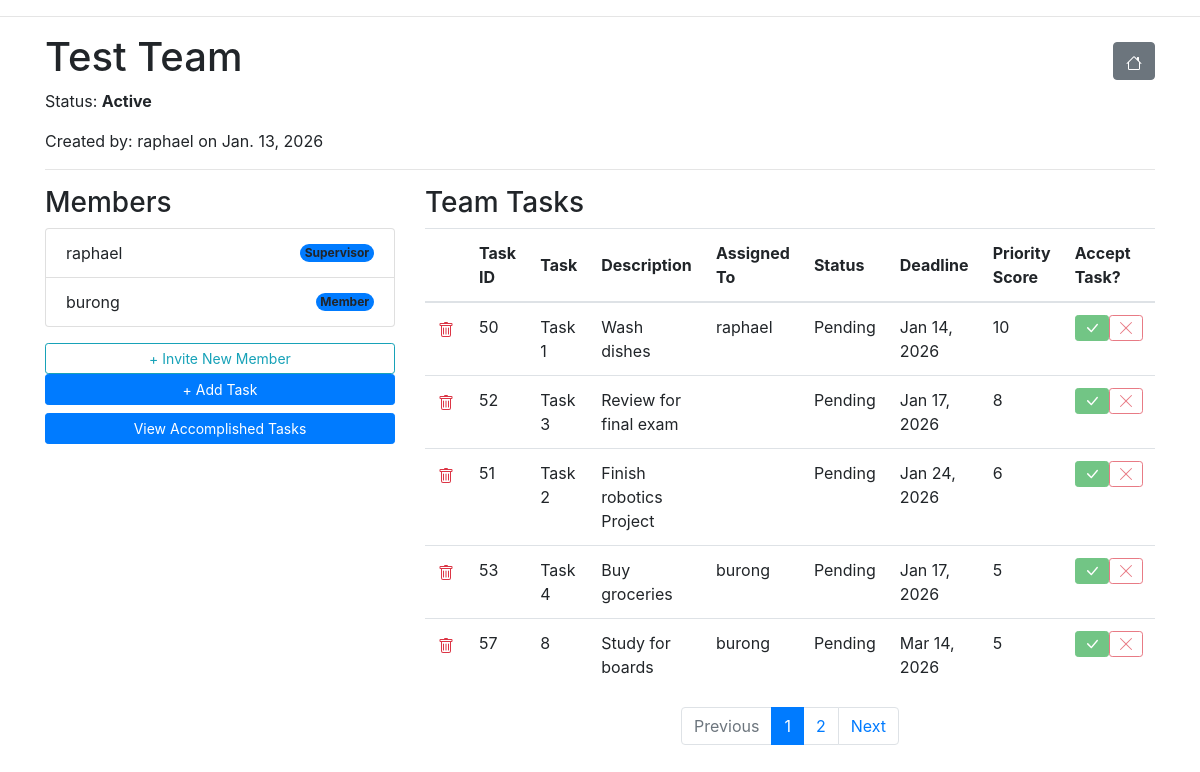
/main/team/13/ (signed in), run on the app's committed database.
### main/models.py (models this page shows, shortened)
class Team(models.Model):
    ACTIVE = 'active'
    DELETED = 'deleted'
    CHOICES_STATUS = (
        (ACTIVE, 'Active'),
        (DELETED, 'Deleted')
    )
    title = models.CharField(max_length=255)
    members = models.ManyToManyField(User, related_name='teams', through='TeamMembership')
    created_by = models.ForeignKey(User, related_name='created_teams', on_delete=models.CASCADE)
    created_at = models.DateTimeField(auto_now_add=True)
    status = models.CharField(max_length=10, choices=CHOICES_STATUS, default=ACTIVE)
    invite_code = models.CharField(max_length=36, unique=True, blank=True, null=True)
    class Meta:
        ordering = ['title']

class TeamMembership(models.Model):
    ROLE_CHOICES = (
        ('supervisor', 'Supervisor'),
        ('member', 'Member')
    ) # role choices for each user
    user = models.ForeignKey(User, on_delete=models.CASCADE)
    team = models.ForeignKey(Team, on_delete=models.CASCADE)
    role = models.CharField(max_length=20, choices = ROLE_CHOICES)
    class Meta:
        unique_together = ('user', 'team') # so users can only have one role inside a team

class Task(models.Model):
    STATUS_CHOICES = (
        ('pending', 'Pending'),
        ('submitted', 'Submitted'),
        ('revision', 'Revision'),
        ('accomplished', 'Accomplishsed')
    ) # available status for each task
    DIFFICULTY_CHOICES = (
        (1,'1 - Very Easy'),
        (2,'2 - Easy'),
        (3,'3 - Medium'),
        (4,'4 - Hard'),
        (5,'5 - Very Hard')
    )
    team = models.ForeignKey(Team, on_delete=models.CASCADE, related_name='tasks')
    created_by = models.ForeignKey(User, on_delete=models.SET_NULL, null=True)
    task_id = models.AutoField(primary_key=True)
    title = models.CharField(max_length=200)
    description = models.TextField(max_length=120)
    assigned_to = models.ForeignKey(User, on_delete=models.SET_NULL,null=True,blank=True,related_name='assigned_tasks')
    deadline = models.DateTimeField()
    difficulty = models.IntegerField(choices=DIFFICULTY_CHOICES, default=1)
    updated_at = models.DateTimeField(auto_now=True)
    status = models.CharField(max_length=20, choices=STATUS_CHOICES, default='pending')
    @property
    def priority_score(self):
        now = timezone.now()
        time_diff = self.deadline - now
        days_remaining = time_diff.days
        if days_remaining <= 0:
            return 10
        raw_score = self.difficulty + (10/max(days_remaining, 1))
        return min(max(round(raw_score), 1), 10)

### main/views.py (the view)
# urls.py: path("team/<int:team_id>/", views.team_detail, name='team-detail'),
@never_cache
@login_required
def team_detail(request, team_id):
    team = get_object_or_404(Team, id=team_id)
    user_membership = TeamMembership.objects.filter(user=request.user, team=team).first()
    if not user_membership:
        return redirect('main:profile') # Redirect if they try to snoop on other teams
    if request.method == "POST":
        form = CreateTask(request.POST)
        if form.is_valid():
            task = form.save(commit=False)
            task.team = team
            task.save()
            messages.success(request, "Task added successfully!")
            return redirect('main:team-detail', team_id=team.id)
    else:
        form = CreateTask()
    if hasattr(team, 'members'):
        form.fields['assigned_to'].queryset = team.members.all()
    pending_tasks = team.tasks.filter(status__in=['pending', 'submitted', 'revision'])
    task_heap = TaskMaxHeap(pending_tasks)
    sorted_tasks = task_heap.get_sorted_tasks()
    paginator = Paginator(sorted_tasks, 5) # Show 5 tasks per page
    page_number = request.GET.get('page')
    tasks_page = paginator.get_page(page_number)
    team_accomplished = team.tasks.filter(status='accomplished').order_by('updated_at')
    task_stack = Stack(team_accomplished)
    display_stack = task_stack.get_task_stack()
    acc_paginator = Paginator(display_stack, 5)
    acc_page_number = request.GET.get('acc_page')
    acc_tasks_page = acc_paginator.get_page(acc_page_number)
    all_memberships = TeamMembership.objects.filter(team=team).select_related('user')
    context = {
        'team': team,
        'my_role': user_membership.role,
        'memberships': all_memberships,
        'tasks': tasks_page,
        'form': form,
        'acc_stack': acc_tasks_page,
        'acc_tasks': acc_tasks_page,
    }
    return render(request, 'main/team_detail.html', context)

### main/utils.py (called while the page is built)
    def _swap(self, i, j):
        self.heap[i], self.heap[j] = self.heap[j], self.heap[i]
        self.position_map[self.heap[i].task_id] = i
        self.position_map[self.heap[j].task_id] = j

    def insert(self, task):
        self.heap.append(task)
        idx = len(self.heap) - 1
        self.position_map[task.task_id] = idx
        self._sift_up(idx)

    def _sift_up(self, idx):
        while idx > 0:
            parent = (idx - 1) // 2
            if self.heap[idx].priority_score > self.heap[parent].priority_score:
                self._swap(idx, parent)
                idx = parent
            else:
                break

    def _sift_down(self, idx):
        length = len(self.heap)
        while True:
            largest = idx
            left = 2 * idx + 1
            right = 2 * idx + 2
            if left < length and self.heap[left].priority_score > self.heap[largest].priority_score:
                largest = left
            if right < length and self.heap[right].priority_score > self.heap[largest].priority_score:
                largest = right
            if largest != idx:
                self._swap(idx, largest)
                idx = largest
            else:
                break

    def pop_max(self):
        if not self.heap: return None
        return self.remove_by_id(self.heap[0].task_id)

    def remove_by_id(self, task_id):
        if task_id not in self.position_map:
            return None
        idx = self.position_map[task_id]
        last_idx = len(self.heap) - 1
        if idx == last_idx:
            removed = self.heap.pop()
            del self.position_map[task_id]
        else:
            self._swap(idx, last_idx)
            removed = self.heap.pop()
            del self.position_map[task_id]
            self._sift_down(idx)
            self._sift_up(idx)
        return removed

    def get_sorted_tasks(self):
        temp_heap = TaskMaxHeap(self.heap)
        sorted_list = []
        while temp_heap.heap:
            sorted_list.append(temp_heap.pop_max())
        return sorted_list

    def get_task_stack(self):
        return self.stack[::-1]

### main/templates/main/team_detail.html (shortened to what this page needs)
{% extends 'base/base.html' %}
{% block content %}
<hr>
<div class="container">
    <div class='d-flex justify-content-between align-items-center'>
        <h1>{{ team.title }}</h1>
            <a href='{% url 'main:team' %}' class='btn btn-secondary'>
            </a>
            </div>
    <p>Status: <strong>{{ team.get_status_display }}</strong></p>
    <p>Created by: {{ team.created_by.username }} on {{ team.created_at|date }}</p>
    <hr>
    <div class="row">
        <div class="col-md-4">
            <h3>Members</h3>
            <ul class="list-group">
                {% for mem in memberships %}
                    <li class="list-group-item d-flex justify-content-between align-items-center">
                        {{ mem.user.username }}
                        <span class="badge bg-primary rounded-pill">{{ mem.role|title }}</span>
                    </li>
                {% endfor %}
            </ul>
            <div class = 'd-flex flex-column'>
                {% if my_role == 'supervisor' %}
                    <a href="#"
                    class="btn btn-sm btn-outline-info mt-3"
                    id="generate-invite-btn"
                    data-team-id="{{ team.id }}">
                    + Invite New Member
                    </a>
                {% endif %}
                <button type="button" class="btn btn-sm btn-primary mb-2" data-toggle="modal" data-target="#addTaskModal">
                    + Add Task
                </button>
                <button type="button" class="btn btn-sm btn-primary mb-2" data-toggle="modal" data-target="#viewAccomplishedTasksModal">
                    View Accomplished Tasks
                </button>
            </div>
        </div>
        <div class="col-md-8">
            <h3>Team Tasks</h3>
            <table class="table">
                <thead>
                    <tr>
                        {% if my_role == 'supervisor' %}
                            <th></th>
                        {% endif %}
                        <th class='align-middle'>Task ID</th>
                        <th class='align-middle'>Task</th>
                        <th class='align-middle'>Description</th>
                        <th class='align-middle'>Assigned To</th>
                        <th class='align-middle'>Status</th>
                        <th class='align-middle'>Deadline</th>
                        <th class='align-middle'>Priority Score</th>
                        {% if my_role == 'supervisor' %}
                            <th class='align-middle'>Accept Task?</th>
                        {% endif %}
                    </tr>
                </thead>
                <tbody>
                    {% for task in tasks %}
                        <tr>
                            {% if my_role == 'supervisor' %}
                                <td>
                                    <form action="{% url 'main:delete-task' task.task_id %}" method="POST" onsubmit="return confirm('Are you sure you want to delete this task?');">
                                        <button type="submit" class="btn btn-link text-danger p-0" title="Delete Task">
                                        </button>
                                    </form>
                                </td>
                            {% endif %}
                            <td>{{ task.task_id }}</td>
                            <td>{{ task.title }}</td>
                            <td style="max-width: 250px; word-wrap: break-word; white-space: normal;">{{ task.description }}</td>
                            <td>{{ task.assigned_to.username }}</td>
                            <td>{{ task.get_status_display }}</td>
                            <td>{{ task.deadline|date:"M d, Y" }}</td>
                            <td>{{ task.priority_score }}</td>
                            {% if my_role == 'supervisor' %}
                                <td>
                                    <div class="d-flex gap-1">
                                        <form action="{% url 'main:complete-task' task.task_id %}" method="POST" style="display:inline;">
                                            <button type="submit"
                                                    class="btn btn-sm btn-success"
                                                    {% if task.status == 'pending' or task.status == 'revision' %}disabled{% endif %}
                                                    style="line-height: 1;"
                                                    title="Mark as Accomplished">
                                            </button>
                                        </form>
                                        <button type="button"
                                                class="btn btn-sm btn-outline-danger"
                                                {% if task.status == 'pending' or task.status == 'revision' %}disabled{% endif %}
                                                style="line-height: 1;"
                                                data-toggle="modal"
                                                data-target="#reviseTaskModal"
                                                data-taskid="{{ task.task_id }}"
                                                data-description="{{ task.description }}"
                                                data-deadline="{{ task.deadline|date:'Y-m-d\TH:i' }}">
                                            <svg xmlns="http://www.w3.org/2000/svg" width="16" height="16" fill="currentColor" class="bi bi-x-lg" viewBox="0 0 16 16">
                                                <path d="M2.146 2.854a.5.5 0 1 1 .708-.708L8 7.293l5.146-5.147a.5.5 0 0 1 .708.708L8.707 8l5.147 5.146a.5.5 0 0 1-.708.708L8 8.707l-5.146 5.147a.5.5 0 0 1-.708-.708L7.293 8 2.146 2.854Z"/>
                                            </svg>
                                        </button>
                                    </div>
                                </td>
                            {% endif %}
                        </tr>
                    {% empty %}
                        <tr><td colspan="4">No tasks yet.</td></tr>
                    {% endfor %}
                </tbody>
            </table>
            {% if tasks.has_other_pages %}
                <nav aria-label="Page navigation">
                    <ul class="pagination justify-content-center">
                        {% if tasks.has_previous %}
                            <li class="page-item">
                                <a class="page-link" href="?page={{ tasks.previous_page_number }}">Previous</a>
                            </li>
                        {% else %}
                            <li class="page-item disabled"><span class="page-link">Previous</span></li>
                        {% endif %}
                        {% for i in tasks.paginator.page_range %}
                            {% if tasks.number == i %}
                                <li class="page-item active"><span class="page-link">{{ i }}</span></li>
                            {% else %}
                                <li class="page-item"><a class="page-link" href="?page={{ i }}">{{ i }}</a></li>
                            {% endif %}
                        {% endfor %}
                        {% if tasks.has_next %}
                            <li class="page-item">
                                <a class="page-link" href="?page={{ tasks.next_page_number }}">Next</a>
                            </li>
                        {% else %}
                            <li class="page-item disabled"><span class="page-link">Next</span></li>
                        {% endif %}
                    </ul>
                </nav>
            {% endif %}
        </div>
    </div>
</div>
{% endblock %}

### data on the page
Team: title "Test Team", status "Active", created_by.username "raphael", created_at "Jan. 13, 2026"
TeamMembership: user.username "raphael", role "Supervisor"
TeamMembership: user.username "burong", role "Member"
Task: task_id "50", title "Task 1", description "Wash dishes", assigned_to.username "raphael", status "Pending", deadline "Jan 14, 2026", priority_score "10"
Task: task_id "52", title "Task 3", description "Review for final exam", status "Pending", deadline "Jan 17, 2026", priority_score "8"
Task: task_id "51", title "Task 2", description "Finish robotics Project", status "Pending", deadline "Jan 24, 2026", priority_score "6"
Task: task_id "53", title "Task 4", description "Buy groceries", assigned_to.username "burong", status "Pending", deadline "Jan 17, 2026", priority_score "5"
Task: task_id "57", title "8", description "Study for boards", assigned_to.username "burong", status "Pending", deadline "Mar 14, 2026", priority_score "5"

### other printed values
{{ i }} "1"
{{ i }} "2"
